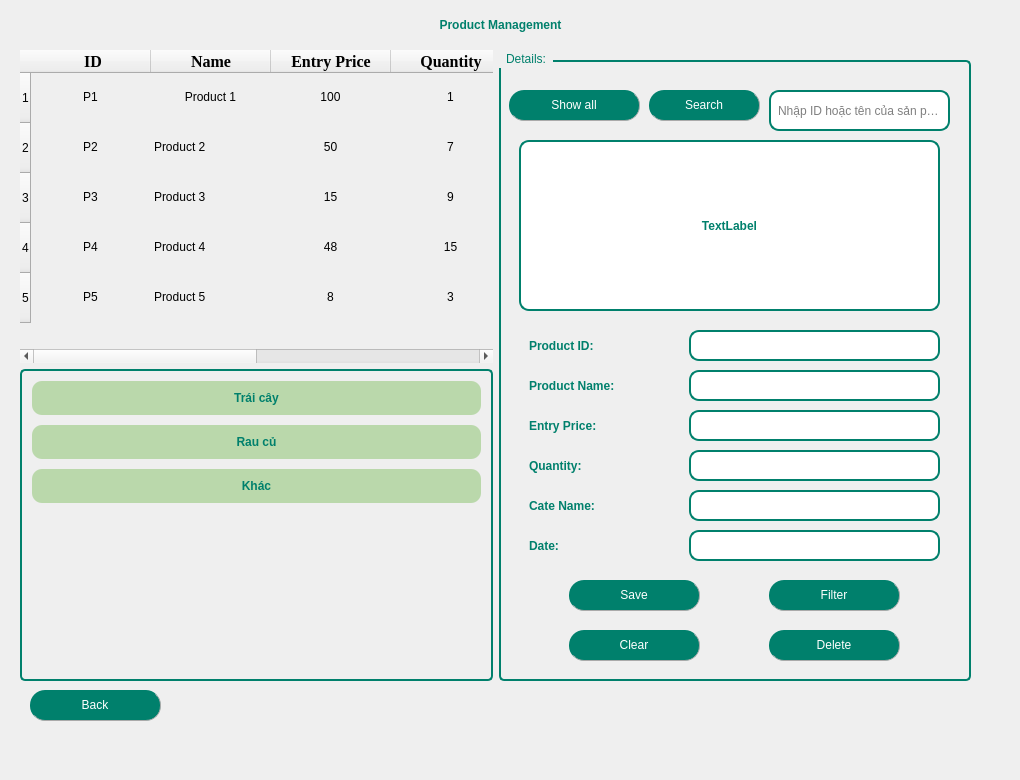
  <widget class="QWidget" name="centralwidget">
   <widget class="QLabel" name="label">
    <property name="geometry">
     <rect>
      <x>20</x>
      <y>0</y>
      <width>961</width>
      <height>50</height>
     </rect>
    </property>
    <property name="sizePolicy">
     <sizepolicy hsizetype="Expanding" vsizetype="Expanding">
      <horstretch>0</horstretch>
      <verstretch>0</verstretch>
     </sizepolicy>
    </property>
    <property name="maximumSize">
     <size>
      <width>16777215</width>
      <height>50</height>
     </size>
    </property>
    <property name="focusPolicy">
     <enum>Qt::NoFocus</enum>
    </property>
    <property name="autoFillBackground">
     <bool>false</bool>
    </property>
    <property name="styleSheet">
     <string notr="true">QLabel {
	font: bold 22pt &quot;Tahoma&quot;;        /* Cỡ chữ */
    color: #00806c;             /* Màu chữ */
    font-weight: bold;      /* Chữ đậm */

}
</string>
    </property>
    <property name="frameShape">
     <enum>QFrame::NoFrame</enum>
    </property>
    <property name="frameShadow">
     <enum>QFrame::Plain</enum>
    </property>
    <property name="text">
     <string>Product Management</string>
    </property>
    <property name="scaledContents">
     <bool>false</bool>
    </property>
    <property name="alignment">
     <set>Qt::AlignCenter</set>
    </property>
   </widget>
   <widget class="QLabel" name="labelBackground">
    <property name="geometry">
     <rect>
      <x>0</x>
      <y>-30</y>
      <width>1011</width>
      <height>771</height>
     </rect>
    </property>
    <property name="text">
     <string/>
    </property>
    <property name="textFormat">
     <enum>Qt::AutoText</enum>
    </property>
    <property name="pixmap">
     <pixmap>../images/backgrproduct.gif</pixmap>
    </property>
    <property name="scaledContents">
     <bool>true</bool>
    </property>
   </widget>
   <widget class="QPushButton" name="pushButtonBack">
    <property name="geometry">
     <rect>
      <x>30</x>
      <y>690</y>
      <width>131</width>
      <height>31</height>
     </rect>
    </property>
    <property name="styleSheet">
     <string notr="true">QPushButton{
        border-radius: 15px;
		border-right: 1px solid #aaaaaa;
		border-bottom: 1px solid #aaaaaa;
		font: bold 12pt &quot;Tahoma&quot;; /* Chữ in đậm */

}

QPushButton:enabled {
		background-color: #00806c;
		color: White;
}

QPushButton:pressed {
		background-color: #dfc456;
		color: #fffffe;
}


QPushButton:hover:!pressed {
		background-color: #86ad6f;
		color: #0c2f70;
}

QPushButton:disabled {
		background-color: #aaaaaa;
		color: #ffffff;
}
</string>
    </property>
    <property name="text">
     <string>Back</string>
    </property>
    <property name="icon">
     <iconset>
      <normaloff>../images/back.png</normaloff>../images/back.png</iconset>
    </property>
    <property name="iconSize">
     <size>
      <width>25</width>
      <height>25</height>
     </size>
    </property>
    <property name="checkable">
     <bool>false</bool>
    </property>
    <property name="autoRepeat">
     <bool>false</bool>
    </property>
   </widget>
   <widget class="QWidget" name="horizontalLayoutWidget">
    <property name="geometry">
     <rect>
      <x>20</x>
      <y>50</y>
      <width>951</width>
      <height>631</height>
     </rect>
    </property>
    <layout class="QHBoxLayout" name="horizontalLayout">
     <property name="sizeConstraint">
      <enum>QLayout::SetMaximumSize</enum>
     </property>
     <item>
      <layout class="QVBoxLayout" name="verticalLayout_3">
       <item>
        <widget class="QTableWidget" name="tableWidgetProduct">
         <property name="enabled">
          <bool>true</bool>
         </property>
         <property name="maximumSize">
          <size>
           <width>500</width>
           <height>700</height>
          </size>
         </property>
         <property name="styleSheet">
          <string notr="true">QTableWidget {
    font: 11pt &quot;Tahoma&quot;;
    background: transparent;
}

QTableWidget::item:hover {
    background-color: white; /* Màu xanh nhạt khi di chuột */
}

QHeaderView::section:hover {
    background-color: #AED6F1; /* Màu xanh dương nhạt khi di chuột vào tiêu đề */
}
</string>
         </property>
         <property name="frameShape">
          <enum>QFrame::NoFrame</enum>
         </property>
         <property name="frameShadow">
          <enum>QFrame::Plain</enum>
         </property>
         <property name="horizontalScrollBarPolicy">
          <enum>Qt::ScrollBarAsNeeded</enum>
         </property>
         <property name="sizeAdjustPolicy">
          <enum>QAbstractScrollArea::AdjustIgnored</enum>
         </property>
         <property name="alternatingRowColors">
          <bool>false</bool>
         </property>
         <property name="selectionMode">
          <enum>QAbstractItemView::ContiguousSelection</enum>
         </property>
         <property name="selectionBehavior">
          <enum>QAbstractItemView::SelectRows</enum>
         </property>
         <property name="verticalScrollMode">
          <enum>QAbstractItemView::ScrollPerItem</enum>
         </property>
         <property name="showGrid">
          <bool>true</bool>
         </property>
         <property name="gridStyle">
          <enum>Qt::SolidLine</enum>
         </property>
         <property name="sortingEnabled">
          <bool>false</bool>
         </property>
         <property name="wordWrap">
          <bool>true</bool>
         </property>
         <property name="cornerButtonEnabled">
          <bool>true</bool>
         </property>
         <attribute name="horizontalHeaderVisible">
          <bool>true</bool>
         </attribute>
         <attribute name="horizontalHeaderCascadingSectionResizes">
          <bool>false</bool>
         </attribute>
         <attribute name="horizontalHeaderDefaultSectionSize">
          <number>120</number>
         </attribute>
         <attribute name="horizontalHeaderHighlightSections">
          <bool>true</bool>
         </attribute>
         <attribute name="horizontalHeaderMinimumSectionSize">
          <number>70</number>
         </attribute>
         <attribute name="verticalHeaderVisible">
          <bool>true</bool>
         </attribute>
         <attribute name="verticalHeaderCascadingSectionResizes">
          <bool>false</bool>
         </attribute>
         <attribute name="verticalHeaderDefaultSectionSize">
          <number>50</number>
         </attribute>
         <attribute name="verticalHeaderHighlightSections">
          <bool>true</bool>
         </attribute>
         <attribute name="verticalHeaderMinimumSectionSize">
          <number>50</number>
         </attribute>
         <attribute name="verticalHeaderShowSortIndicator" stdset="0">
          <bool>false</bool>
         </attribute>
         <attribute name="verticalHeaderStretchLastSection">
          <bool>false</bool>
         </attribute>
         <row>
          <property name="text">
           <string>1</string>
          </property>
         </row>
         <row>
          <property name="text">
           <string>2</string>
          </property>
         </row>
         <row>
          <property name="text">
           <string>3</string>
          </property>
         </row>
         <row>
          <property name="text">
           <string>4</string>
          </property>
         </row>
         <row>
          <property name="text">
           <string>5</string>
          </property>
         </row>
         <column>
          <property name="text">
           <string> ID</string>
          </property>
          <property name="font">
           <font>
            <family>Times New Roman</family>
            <pointsize>12</pointsize>
            <weight>75</weight>
            <bold>true</bold>
           </font>
          </property>
          <property name="textAlignment">
           <set>AlignCenter</set>
          </property>
          <property name="background">
           <color>
            <red>255</red>
            <green>255</green>
            <blue>255</blue>
           </color>
          </property>
         </column>
         <column>
          <property name="text">
           <string>Name</string>
          </property>
          <property name="font">
           <font>
            <family>Times New Roman</family>
            <pointsize>12</pointsize>
            <weight>75</weight>
            <bold>true</bold>
           </font>
          </property>
          <property name="textAlignment">
           <set>AlignCenter</set>
          </property>
         </column>
         <column>
          <property name="text">
           <string>Entry Price</string>
          </property>
          <property name="font">
           <font>
            <family>Times New Roman</family>
            <pointsize>12</pointsize>
            <weight>75</weight>
            <bold>true</bold>
           </font>
          </property>
          <property name="textAlignment">
           <set>AlignCenter</set>
          </property>
         </column>
         <column>
          <property name="text">
           <string>Quantity</string>
          </property>
          <property name="font">
           <font>
            <family>Times New Roman</family>
            <pointsize>12</pointsize>
            <weight>75</weight>
            <bold>true</bold>
           </font>
          </property>
          <property name="textAlignment">
           <set>AlignCenter</set>
          </property>
         </column>
         <column>
          <property name="text">
           <string>Cate ID</string>
          </property>
          <property name="font">
           <font>
            <family>Times New Roman</family>
            <pointsize>12</pointsize>
            <weight>75</weight>
            <bold>true</bold>
           </font>
          </property>
          <property name="textAlignment">
           <set>AlignCenter</set>
          </property>
         </column>
         <column>
          <property name="text">
           <string>Date</string>
          </property>
          <property name="font">
           <font>
            <family>Times New Roman</family>
            <pointsize>12</pointsize>
            <weight>75</weight>
            <bold>true</bold>
           </font>
          </property>
          <property name="textAlignment">
           <set>AlignCenter</set>
          </property>
         </column>
         <item row="0" column="0">
          <property name="text">
           <string>P1</string>
          </property>
          <property name="textAlignment">
           <set>AlignCenter</set>
          </property>
         </item>
         <item row="0" column="1">
          <property name="text">
           <string>Product 1</string>
          </property>
          <property name="textAlignment">
           <set>AlignCenter</set>
          </property>
         </item>
         <item row="0" column="2">
          <property name="text">
           <string>100</string>
          </property>
          <property name="textAlignment">
           <set>AlignCenter</set>
          </property>
         </item>
         <item row="0" column="3">
          <property name="text">
           <string>1</string>
          </property>
          <property name="textAlignment">
           <set>AlignCenter</set>
          </property>
         </item>
         <item row="0" column="4">
          <property name="text">
           <string>C1</string>
          </property>
          <property name="textAlignment">
           <set>AlignCenter</set>
          </property>
         </item>
         <item row="1" column="0">
          <property name="text">
           <string>P2</string>
          </property>
          <property name="textAlignment">
           <set>AlignCenter</set>
          </property>
         </item>
         <item row="1" column="1">
          <property name="text">
           <string>Product 2</string>
          </property>
         </item>
         <item row="1" column="2">
          <property name="text">
           <string>50</string>
          </property>
          <property name="textAlignment">
           <set>AlignCenter</set>
          </property>
         </item>
         <item row="1" column="3">
          <property name="text">
           <string>7</string>
          </property>
          <property name="textAlignment">
           <set>AlignCenter</set>
          </property>
         </item>
         <item row="1" column="4">
          <property name="text">
           <string>C2</string>
          </property>
          <property name="textAlignment">
           <set>AlignCenter</set>
          </property>
         </item>
         <item row="2" column="0">
          <property name="text">
           <string>P3</string>
          </property>
          <property name="textAlignment">
           <set>AlignCenter</set>
          </property>
         </item>
         <item row="2" column="1">
          <property name="text">
           <string>Product 3</string>
          </property>
         </item>
         <item row="2" column="2">
          <property name="text">
           <string>15</string>
          </property>
          <property name="textAlignment">
           <set>AlignCenter</set>
          </property>
         </item>
         <item row="2" column="3">
          <property name="text">
           <string>9</string>
          </property>
          <property name="textAlignment">
           <set>AlignCenter</set>
          </property>
         </item>
         <item row="2" column="4">
          <property name="text">
           <string>C2</string>
          </property>
          <property name="textAlignment">
           <set>AlignCenter</set>
          </property>
         </item>
         <item row="3" column="0">
          <property name="text">
           <string>P4</string>
          </property>
          <property name="textAlignment">
           <set>AlignCenter</set>
          </property>
         </item>
         <item row="3" column="1">
          <property name="text">
           <string>Product 4</string>
          </property>
         </item>
         <item row="3" column="2">
          <property name="text">
           <string>48</string>
          </property>
          <property name="textAlignment">
           <set>AlignCenter</set>
          </property>
         </item>
         <item row="3" column="3">
          <property name="text">
           <string>15</string>
          </property>
          <property name="textAlignment">
           <set>AlignCenter</set>
          </property>
         </item>
         <item row="3" column="4">
          <property name="text">
           <string>C3</string>
          </property>
          <property name="textAlignment">
           <set>AlignCenter</set>
          </property>
         </item>
         <item row="4" column="0">
          <property name="text">
           <string>P5</string>
          </property>
          <property name="textAlignment">
           <set>AlignCenter</set>
          </property>
         </item>
         <item row="4" column="1">
          <property name="text">
           <string>Product 5</string>
          </property>
         </item>
         <item row="4" column="2">
          <property name="text">
           <string>8</string>
          </property>
          <property name="textAlignment">
           <set>AlignCenter</set>
          </property>
         </item>
         <item row="4" column="3">
          <property name="text">
           <string>3</string>
          </property>
          <property name="textAlignment">
           <set>AlignCenter</set>
          </property>
         </item>
         <item row="4" column="4">
          <property name="text">
           <string>C1</string>
          </property>
          <property name="textAlignment">
           <set>AlignCenter</set>
          </property>
         </item>
        </widget>
       </item>
       <item>
        <widget class="QListWidget" name="listWidgetCategory">
         <property name="enabled">
          <bool>true</bool>
         </property>
         <property name="maximumSize">
          <size>
           <width>500</width>
           <height>700</height>
          </size>
         </property>
         <property name="styleSheet">
          <string notr="true">QListWidget {
    border: 2px solid #00806c;  /* Viền xanh đậm */
    border-radius: 5px;  /* Bo góc nhẹ */
	background: transparent;
    font: bold 12pt &quot;Tahoma&quot;; /* Font chữ đậm */
    color: #00806c; /* Chữ xanh đậm */
    padding: 5px;
}

QListWidget::item {
    padding: 10px;
    border-radius: 10px; /* Bo góc item */
    background-color: rgb(186, 216, 171); /* Màu xanh nhạt */
    color: #00806c; /* Chữ xanh đậm */
    margin: 5px;
    text-align: center;
    transition: background 0.2s ease-in-out, color 0.2s ease-in-out;
}

QListWidget::item:hover {
    background: white; /* Khi di chuột vào, nền trắng */
    color: #00806c; /* Giữ chữ xanh đậm */
}

QListWidget::item:selected,
QListWidget::item:selected:active {
    background: #00806c; /* Nền xanh đậm khi chọn */
    color: white; /* Chữ trắng nổi bật */
    font-weight: bold;
    border: none; /* Bỏ viền */
    outline: none; /* Không hiển thị đường viền focus */
}
</string>
         </property>
         <property name="frameShape">
          <enum>QFrame::NoFrame</enum>
         </property>
         <property name="verticalScrollBarPolicy">
          <enum>Qt::ScrollBarAsNeeded</enum>
         </property>
         <property name="horizontalScrollBarPolicy">
          <enum>Qt::ScrollBarAsNeeded</enum>
         </property>
         <property name="flow">
          <enum>QListView::TopToBottom</enum>
         </property>
         <item>
          <property name="text">
           <string>Trái cây</string>
          </property>
          <property name="font">
           <font>
            <family>Tahoma</family>
            <weight>75</weight>
            <bold>true</bold>
           </font>
          </property>
          <property name="textAlignment">
           <set>AlignCenter</set>
          </property>
         </item>
         <item>
          <property name="text">
           <string>Rau củ</string>
          </property>
          <property name="font">
           <font>
            <family>Tahoma</family>
            <weight>75</weight>
            <bold>true</bold>
           </font>
          </property>
          <property name="textAlignment">
           <set>AlignCenter</set>
          </property>
         </item>
         <item>
          <property name="text">
           <string>Khác</string>
          </property>
          <property name="font">
           <font>
            <family>Tahoma</family>
            <weight>75</weight>
            <bold>true</bold>
           </font>
          </property>
          <property name="textAlignment">
           <set>AlignCenter</set>
          </property>
         </item>
        </widget>
       </item>
      </layout>
     </item>
     <item>
      <widget class="QGroupBox" name="groupBox">
       <property name="sizePolicy">
        <sizepolicy hsizetype="Expanding" vsizetype="Expanding">
         <horstretch>0</horstretch>
         <verstretch>0</verstretch>
        </sizepolicy>
       </property>
       <property name="maximumSize">
        <size>
         <width>700</width>
         <height>700</height>
        </size>
       </property>
       <property name="styleSheet">
        <string notr="true">QGroupBox {
    border: 2px solid #00806c; /* Viền xanh đậm */
    border-radius: 5px; /* Bo góc nhẹ */
    margin-top: 10px; /* Đẩy tiêu đề lên trên viền */
    font: bold 14pt &quot;Tahoma&quot;; /* Chữ in đậm */
    color: #00806c; /* Màu chữ xanh ngọc */

}

QGroupBox::title {
    subcontrol-origin: margin;
    subcontrol-position: top left; /* Tiêu đề nằm góc trái */
    padding: 2px 5px;
    border-radius: 3px;
}
QLabel {
	font: bold 11pt &quot;Tahoma&quot;;        /* Cỡ chữ */
    color: #00806c;             /* Màu chữ */
    font-weight: bold;      /* Chữ đậm */

}
QLineEdit {
    border: 2px solid #00806c; /* Viền xanh lá đậm */
    border-radius: 10px;       /* Bo tròn góc */
    padding: 5px;              /* Khoảng cách nội dung với viền */
    background-color: white;   /* Nền trắng */
	 font-size: 12px;        /* Cỡ chữ */
}</string>
       </property>
       <property name="title">
        <string>Details:</string>
       </property>
       <property name="alignment">
        <set>Qt::AlignLeading|Qt::AlignLeft|Qt::AlignVCenter</set>
       </property>
       <widget class="QLabel" name="label_2">
        <property name="geometry">
         <rect>
          <x>30</x>
          <y>280</y>
          <width>131</width>
          <height>31</height>
         </rect>
        </property>
        <property name="text">
         <string>Product ID:</string>
        </property>
       </widget>
       <widget class="QLineEdit" name="lineEditProductID">
        <property name="geometry">
         <rect>
          <x>190</x>
          <y>280</y>
          <width>251</width>
          <height>31</height>
         </rect>
        </property>
        <property name="echoMode">
         <enum>QLineEdit::Normal</enum>
        </property>
        <property name="clearButtonEnabled">
         <bool>true</bool>
        </property>
       </widget>
       <widget class="QLabel" name="label_3">
        <property name="geometry">
         <rect>
          <x>30</x>
          <y>320</y>
          <width>151</width>
          <height>31</height>
         </rect>
        </property>
        <property name="text">
         <string>Product Name:</string>
        </property>
       </widget>
       <widget class="QLineEdit" name="lineEditProductName">
        <property name="geometry">
         <rect>
          <x>190</x>
          <y>320</y>
          <width>251</width>
          <height>31</height>
         </rect>
        </property>
        <property name="clearButtonEnabled">
         <bool>true</bool>
        </property>
       </widget>
       <widget class="QLineEdit" name="lineEditPrice">
        <property name="geometry">
         <rect>
          <x>190</x>
          <y>360</y>
          <width>251</width>
          <height>31</height>
         </rect>
        </property>
        <property name="clearButtonEnabled">
         <bool>true</bool>
        </property>
       </widget>
       <widget class="QLabel" name="label_4">
        <property name="geometry">
         <rect>
          <x>30</x>
          <y>360</y>
          <width>121</width>
          <height>31</height>
         </rect>
        </property>
        <property name="text">
         <string>Entry Price:</string>
        </property>
       </widget>
       <widget class="QLineEdit" name="lineEditQuantity">
        <property name="geometry">
         <rect>
          <x>190</x>
          <y>400</y>
          <width>251</width>
          <height>31</height>
         </rect>
        </property>
        <property name="clearButtonEnabled">
         <bool>true</bool>
        </property>
       </widget>
       <widget class="QLabel" name="label_5">
        <property name="geometry">
         <rect>
          <x>30</x>
          <y>400</y>
          <width>121</width>
          <height>31</height>
         </rect>
        </property>
        <property name="text">
         <string>Quantity:</string>
        </property>
       </widget>
       <widget class="QLineEdit" name="lineEditCateID">
        <property name="geometry">
         <rect>
          <x>190</x>
          <y>440</y>
          <width>251</width>
          <height>31</height>
         </rect>
        </property>
        <property name="clearButtonEnabled">
         <bool>true</bool>
        </property>
       </widget>
       <widget class="QLabel" name="label_6">
        <property name="geometry">
         <rect>
          <x>30</x>
          <y>440</y>
          <width>121</width>
          <height>31</height>
         </rect>
        </property>
        <property name="text">
         <string>Cate Name:</string>
        </property>
       </widget>
       <widget class="QPushButton" name="pushButtonSave">
        <property name="geometry">
         <rect>
          <x>70</x>
          <y>530</y>
          <width>131</width>
          <height>31</height>
         </rect>
        </property>
        <property name="styleSheet">
         <string notr="true">QPushButton{
        border-radius: 15px;
		border-right: 1px solid #aaaaaa;
		border-bottom: 1px solid #aaaaaa;
		font: bold 12pt &quot;Tahoma&quot;; /* Chữ in đậm */

}

QPushButton:enabled {
		background-color: #00806c;
		color: White;
}

QPushButton:pressed {
		background-color: #dfc456;
		color: #fffffe;
}


QPushButton:hover:!pressed {
		background-color: #86ad6f;
		color: #0c2f70;
}

QPushButton:disabled {
		background-color: #aaaaaa;
		color: #ffffff;
}
</string>
        </property>
        <property name="text">
         <string>Save</string>
        </property>
        <property name="icon">
         <iconset>
          <normaloff>../images/save (2).png</normaloff>../images/save (2).png</iconset>
        </property>
        <property name="iconSize">
         <size>
          <width>25</width>
          <height>25</height>
         </size>
        </property>
       </widget>
       <widget class="QPushButton" name="pushButtonClear">
        <property name="geometry">
         <rect>
          <x>70</x>
          <y>580</y>
          <width>131</width>
          <height>31</height>
         </rect>
        </property>
        <property name="styleSheet">
         <string notr="true">QPushButton{
        border-radius: 15px;
		border-right: 1px solid #aaaaaa;
		border-bottom: 1px solid #aaaaaa;
		font: bold 12pt &quot;Tahoma&quot;; /* Chữ in đậm */

}

QPushButton:enabled {
		background-color: #00806c;
		color: White;
}

QPushButton:pressed {
		background-color: #dfc456;
		color: #fffffe;
}


QPushButton:hover:!pressed {
		background-color: #86ad6f;
		color: #0c2f70;
}

QPushButton:disabled {
		background-color: #aaaaaa;
		color: #ffffff;
}
</string>
        </property>
        <property name="text">
         <string>Clear</string>
        </property>
        <property name="icon">
         <iconset>
          <normaloff>../images/clear.png</normaloff>../images/clear.png</iconset>
        </property>
        <property name="iconSize">
         <size>
          <width>25</width>
          <height>25</height>
         </size>
        </property>
       </widget>
       <widget class="QPushButton" name="pushButtonDelete">
        <property name="geometry">
         <rect>
          <x>270</x>
          <y>580</y>
          <width>131</width>
          <height>31</height>
         </rect>
        </property>
        <property name="styleSheet">
         <string notr="true">QPushButton{
        border-radius: 15px;
		border-right: 1px solid #aaaaaa;
		border-bottom: 1px solid #aaaaaa;
		font: bold 12pt &quot;Tahoma&quot;; /* Chữ in đậm */

}

QPushButton:enabled {
		background-color: #00806c;
		color: White;
}

QPushButton:pressed {
		background-color: #dfc456;
		color: #fffffe;
}


QPushButton:hover:!pressed {
		background-color: #86ad6f;
		color: #0c2f70;
}

QPushButton:disabled {
		background-color: #aaaaaa;
		color: #ffffff;
}
</string>
        </property>
        <property name="text">
         <string>Delete</string>
        </property>
        <property name="icon">
         <iconset>
          <normaloff>../images/delete.png</normaloff>../images/delete.png</iconset>
        </property>
        <property name="iconSize">
         <size>
          <width>25</width>
          <height>25</height>
         </size>
        </property>
       </widget>
       <widget class="QPushButton" name="pushButtonFilterDate">
        <property name="geometry">
         <rect>
          <x>270</x>
          <y>530</y>
          <width>131</width>
          <height>31</height>
         </rect>
        </property>
        <property name="styleSheet">
         <string notr="true">QPushButton{
        border-radius: 15px;
		border-right: 1px solid #aaaaaa;
		border-bottom: 1px solid #aaaaaa;
		font: bold 12pt &quot;Tahoma&quot;; /* Chữ in đậm */

}

QPushButton:enabled {
		background-color: #00806c;
		color: White;
}

QPushButton:pressed {
		background-color: #dfc456;
		color: #fffffe;
}


QPushButton:hover:!pressed {
		background-color: #86ad6f;
		color: #0c2f70;
}

QPushButton:disabled {
		background-color: #aaaaaa;
		color: #ffffff;
}
</string>
        </property>
        <property name="text">
         <string>Filter</string>
        </property>
        <property name="icon">
         <iconset>
          <normaloff>../images/filter.webp</normaloff>../images/filter.webp</iconset>
        </property>
        <property name="iconSize">
         <size>
          <width>25</width>
          <height>25</height>
         </size>
        </property>
       </widget>
       <widget class="QPushButton" name="pushButtonSearch">
        <property name="geometry">
         <rect>
          <x>150</x>
          <y>40</y>
          <width>111</width>
          <height>31</height>
         </rect>
        </property>
        <property name="styleSheet">
         <string notr="true">QPushButton{
        border-radius: 15px;
		border-right: 1px solid #aaaaaa;
		border-bottom: 1px solid #aaaaaa;
		font: bold 12pt &quot;Tahoma&quot;; /* Chữ in đậm */

}

QPushButton:enabled {
		background-color: #00806c;
		color: White;
}

QPushButton:pressed {
		background-color: #dfc456;
		color: #fffffe;
}


QPushButton:hover:!pressed {
		background-color: #86ad6f;
		color: #0c2f70;
}

QPushButton:disabled {
		background-color: #aaaaaa;
		color: #ffffff;
}
</string>
        </property>
        <property name="text">
         <string>Search</string>
        </property>
        <property name="icon">
         <iconset>
          <normaloff>../images/search.webp</normaloff>../images/search.webp</iconset>
        </property>
        <property name="iconSize">
         <size>
          <width>25</width>
          <height>25</height>
         </size>
        </property>
       </widget>
       <widget class="QPushButton" name="pushButtonShowall">
        <property name="geometry">
         <rect>
          <x>10</x>
          <y>40</y>
          <width>131</width>
          <height>31</height>
         </rect>
        </property>
        <property name="styleSheet">
         <string notr="true">QPushButton{
        border-radius: 15px;
		border-right: 1px solid #aaaaaa;
		border-bottom: 1px solid #aaaaaa;
		font: bold 12pt &quot;Tahoma&quot;; /* Chữ in đậm */

}

QPushButton:enabled {
		background-color: #00806c;
		color: White;
}

QPushButton:pressed {
		background-color: #dfc456;
		color: #fffffe;
}


QPushButton:hover:!pressed {
		background-color: #86ad6f;
		color: #0c2f70;
}

QPushButton:disabled {
		background-color: #aaaaaa;
		color: #ffffff;
}
</string>
        </property>
        <property name="text">
         <string>Show all</string>
        </property>
        <property name="icon">
         <iconset>
          <normaloff>../images/showall.webp</normaloff>../images/showall.webp</iconset>
        </property>
        <property name="iconSize">
         <size>
          <width>25</width>
          <height>25</height>
         </size>
        </property>
       </widget>
       <widget class="QLabel" name="label_7">
        <property name="geometry">
         <rect>
          <x>30</x>
          <y>480</y>
          <width>121</width>
          <height>31</height>
         </rect>
        </property>
        <property name="text">
         <string>Date:</string>
        </property>
       </widget>
       <widget class="QLineEdit" name="lineEditDate">
        <property name="geometry">
         <rect>
          <x>190</x>
          <y>480</y>
          <width>251</width>
          <height>31</height>
         </rect>
        </property>
        <property name="clearButtonEnabled">
         <bool>true</bool>
        </property>
       </widget>
       <widget class="QLabel" name="labelPhoto">
        <property name="geometry">
         <rect>
          <x>20</x>
          <y>90</y>
          <width>421</width>
          <height>171</height>
         </rect>
        </property>
        <property name="styleSheet">
         <string notr="true">    QLabel {
        border: 2px solid #00806c;  /* Viền màu xanh lá */
        border-radius: 10px;  /* Bo góc 10px */
        padding: 5px;  /* Tạo khoảng cách nội dung với viền */
		background-color: rgb(255, 255, 255);
		font: bold 12pt &quot;Tahoma&quot;;        /* Cỡ chữ */
    }</string>
        </property>
        <property name="text">
         <string>TextLabel</string>
        </property>
        <property name="alignment">
         <set>Qt::AlignCenter</set>
        </property>
       </widget>
       <widget class="QLineEdit" name="lineEditSearch">
        <property name="geometry">
         <rect>
          <x>270</x>
          <y>40</y>
          <width>181</width>
          <height>41</height>
         </rect>
        </property>
        <property name="placeholderText">
         <string>Nhập ID hoặc tên của sản phẩm</string>
        </property>
        <property name="clearButtonEnabled">
         <bool>true</bool>
        </property>
       </widget>
      </widget>
     </item>
    </layout>
   </widget>
   <zorder>labelBackground</zorder>
   <zorder>label</zorder>
   <zorder>horizontalLayoutWidget</zorder>
   <zorder>pushButtonBack</zorder>
  </widget>
